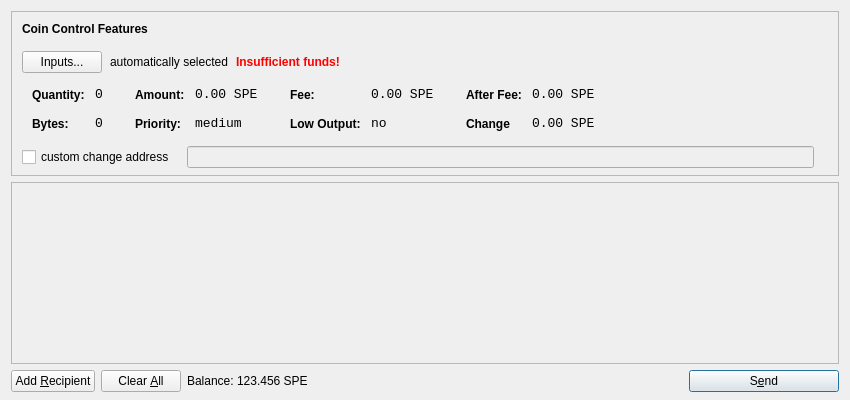
<?xml version="1.0" encoding="UTF-8"?>
<ui version="4.0">
 <class>SendCoinsDialog</class>
 <widget class="QDialog" name="SendCoinsDialog">
  <property name="geometry">
   <rect>
    <x>0</x>
    <y>0</y>
    <width>850</width>
    <height>400</height>
   </rect>
  </property>
  <property name="windowTitle">
   <string>Send Coins</string>
  </property>
  <layout class="QVBoxLayout" name="verticalLayout" stretch="0,1,0">
   <property name="bottomMargin">
    <number>8</number>
   </property>
   <item>
    <widget class="QFrame" name="frameCoinControl">
     <property name="sizePolicy">
      <sizepolicy hsizetype="Expanding" vsizetype="Expanding">
       <horstretch>0</horstretch>
       <verstretch>0</verstretch>
      </sizepolicy>
     </property>
     <property name="maximumSize">
      <size>
       <width>16777215</width>
       <height>16777215</height>
      </size>
     </property>
     <property name="frameShape">
      <enum>QFrame::StyledPanel</enum>
     </property>
     <property name="frameShadow">
      <enum>QFrame::Sunken</enum>
     </property>
     <layout class="QVBoxLayout" name="verticalLayoutCoinControl2">
      <property name="spacing">
       <number>-1</number>
      </property>
      <property name="leftMargin">
       <number>0</number>
      </property>
      <property name="topMargin">
       <number>0</number>
      </property>
      <property name="rightMargin">
       <number>0</number>
      </property>
      <property name="bottomMargin">
       <number>6</number>
      </property>
      <item>
       <layout class="QVBoxLayout" name="verticalLayoutCoinControl" stretch="0,0,0,0,1">
        <property name="spacing">
         <number>0</number>
        </property>
        <property name="leftMargin">
         <number>10</number>
        </property>
        <property name="topMargin">
         <number>10</number>
        </property>
        <item>
         <layout class="QHBoxLayout" name="horizontalLayoutCoinControl1">
          <property name="bottomMargin">
           <number>15</number>
          </property>
          <item>
           <widget class="QLabel" name="labelCoinControlFeatures">
            <property name="sizePolicy">
             <sizepolicy hsizetype="Preferred" vsizetype="Maximum">
              <horstretch>0</horstretch>
              <verstretch>0</verstretch>
             </sizepolicy>
            </property>
            <property name="font">
             <font>
              <weight>75</weight>
              <bold>true</bold>
             </font>
            </property>
            <property name="styleSheet">
             <string notr="true">font-weight:bold;</string>
            </property>
            <property name="text">
             <string>Coin Control Features</string>
            </property>
           </widget>
          </item>
         </layout>
        </item>
        <item>
         <layout class="QHBoxLayout" name="horizontalLayoutCoinControl2" stretch="0,0,0,0">
          <property name="spacing">
           <number>8</number>
          </property>
          <property name="bottomMargin">
           <number>10</number>
          </property>
          <item>
           <widget class="QPushButton" name="pushButtonCoinControl">
            <property name="styleSheet">
             <string notr="true"/>
            </property>
            <property name="text">
             <string>Inputs...</string>
            </property>
           </widget>
          </item>
          <item>
           <widget class="QLabel" name="labelCoinControlAutomaticallySelected">
            <property name="text">
             <string>automatically selected</string>
            </property>
            <property name="margin">
             <number>5</number>
            </property>
           </widget>
          </item>
          <item>
           <widget class="QLabel" name="labelCoinControlInsuffFunds">
            <property name="font">
             <font>
              <weight>75</weight>
              <bold>true</bold>
             </font>
            </property>
            <property name="styleSheet">
             <string notr="true">color:red;font-weight:bold;</string>
            </property>
            <property name="text">
             <string>Insufficient funds!</string>
            </property>
            <property name="margin">
             <number>5</number>
            </property>
           </widget>
          </item>
          <item>
           <spacer name="horizontalSpacerCoinControl">
            <property name="orientation">
             <enum>Qt::Horizontal</enum>
            </property>
            <property name="sizeHint" stdset="0">
             <size>
              <width>40</width>
              <height>1</height>
             </size>
            </property>
           </spacer>
          </item>
         </layout>
        </item>
        <item>
         <widget class="QWidget" name="widgetCoinControl" native="true">
          <property name="sizePolicy">
           <sizepolicy hsizetype="Preferred" vsizetype="Preferred">
            <horstretch>0</horstretch>
            <verstretch>0</verstretch>
           </sizepolicy>
          </property>
          <property name="minimumSize">
           <size>
            <width>0</width>
            <height>0</height>
           </size>
          </property>
          <property name="styleSheet">
           <string notr="true"/>
          </property>
          <layout class="QHBoxLayout" name="horizontalLayoutCoinControl5">
           <property name="margin">
            <number>0</number>
           </property>
           <item>
            <layout class="QHBoxLayout" name="horizontalLayoutCoinControl3" stretch="0,0,0,1">
             <property name="spacing">
              <number>20</number>
             </property>
             <property name="topMargin">
              <number>0</number>
             </property>
             <property name="bottomMargin">
              <number>10</number>
             </property>
             <item>
              <layout class="QFormLayout" name="formLayoutCoinControl1">
               <property name="horizontalSpacing">
                <number>10</number>
               </property>
               <property name="verticalSpacing">
                <number>14</number>
               </property>
               <property name="leftMargin">
                <number>10</number>
               </property>
               <property name="topMargin">
                <number>4</number>
               </property>
               <property name="rightMargin">
                <number>6</number>
               </property>
               <item row="0" column="0">
                <widget class="QLabel" name="labelCoinControlQuantityText">
                 <property name="styleSheet">
                  <string notr="true">font-weight:bold;</string>
                 </property>
                 <property name="text">
                  <string>Quantity:</string>
                 </property>
                 <property name="margin">
                  <number>0</number>
                 </property>
                </widget>
               </item>
               <item row="0" column="1">
                <widget class="QLabel" name="labelCoinControlQuantity">
                 <property name="font">
                  <font>
                   <family>Monospace</family>
                   <pointsize>10</pointsize>
                  </font>
                 </property>
                 <property name="cursor">
                  <cursorShape>IBeamCursor</cursorShape>
                 </property>
                 <property name="contextMenuPolicy">
                  <enum>Qt::ActionsContextMenu</enum>
                 </property>
                 <property name="text">
                  <string>0</string>
                 </property>
                 <property name="margin">
                  <number>0</number>
                 </property>
                 <property name="textInteractionFlags">
                  <set>Qt::LinksAccessibleByMouse|Qt::TextSelectableByKeyboard|Qt::TextSelectableByMouse</set>
                 </property>
                </widget>
               </item>
               <item row="1" column="0">
                <widget class="QLabel" name="labelCoinControlBytesText">
                 <property name="styleSheet">
                  <string notr="true">font-weight:bold;</string>
                 </property>
                 <property name="text">
                  <string>Bytes:</string>
                 </property>
                </widget>
               </item>
               <item row="1" column="1">
                <widget class="QLabel" name="labelCoinControlBytes">
                 <property name="font">
                  <font>
                   <family>Monospace</family>
                   <pointsize>10</pointsize>
                  </font>
                 </property>
                 <property name="cursor">
                  <cursorShape>IBeamCursor</cursorShape>
                 </property>
                 <property name="contextMenuPolicy">
                  <enum>Qt::ActionsContextMenu</enum>
                 </property>
                 <property name="text">
                  <string>0</string>
                 </property>
                 <property name="textInteractionFlags">
                  <set>Qt::LinksAccessibleByMouse|Qt::TextSelectableByKeyboard|Qt::TextSelectableByMouse</set>
                 </property>
                </widget>
               </item>
              </layout>
             </item>
             <item>
              <layout class="QFormLayout" name="formLayoutCoinControl2">
               <property name="horizontalSpacing">
                <number>10</number>
               </property>
               <property name="verticalSpacing">
                <number>14</number>
               </property>
               <property name="leftMargin">
                <number>6</number>
               </property>
               <property name="topMargin">
                <number>4</number>
               </property>
               <property name="rightMargin">
                <number>6</number>
               </property>
               <item row="0" column="0">
                <widget class="QLabel" name="labelCoinControlAmountText">
                 <property name="styleSheet">
                  <string notr="true">font-weight:bold;</string>
                 </property>
                 <property name="text">
                  <string>Amount:</string>
                 </property>
                 <property name="margin">
                  <number>0</number>
                 </property>
                </widget>
               </item>
               <item row="0" column="1">
                <widget class="QLabel" name="labelCoinControlAmount">
                 <property name="font">
                  <font>
                   <family>Monospace</family>
                   <pointsize>10</pointsize>
                  </font>
                 </property>
                 <property name="cursor">
                  <cursorShape>IBeamCursor</cursorShape>
                 </property>
                 <property name="contextMenuPolicy">
                  <enum>Qt::ActionsContextMenu</enum>
                 </property>
                 <property name="text">
                  <string>0.00 SPE</string>
                 </property>
                 <property name="textInteractionFlags">
                  <set>Qt::LinksAccessibleByMouse|Qt::TextSelectableByKeyboard|Qt::TextSelectableByMouse</set>
                 </property>
                </widget>
               </item>
               <item row="1" column="0">
                <widget class="QLabel" name="labelCoinControlPriorityText">
                 <property name="styleSheet">
                  <string notr="true">font-weight:bold;</string>
                 </property>
                 <property name="text">
                  <string>Priority:</string>
                 </property>
                </widget>
               </item>
               <item row="1" column="1">
                <widget class="QLabel" name="labelCoinControlPriority">
                 <property name="font">
                  <font>
                   <family>Monospace</family>
                   <pointsize>10</pointsize>
                  </font>
                 </property>
                 <property name="cursor">
                  <cursorShape>IBeamCursor</cursorShape>
                 </property>
                 <property name="contextMenuPolicy">
                  <enum>Qt::ActionsContextMenu</enum>
                 </property>
                 <property name="text">
                  <string>medium</string>
                 </property>
                 <property name="textInteractionFlags">
                  <set>Qt::LinksAccessibleByMouse|Qt::TextSelectableByKeyboard|Qt::TextSelectableByMouse</set>
                 </property>
                </widget>
               </item>
              </layout>
             </item>
             <item>
              <layout class="QFormLayout" name="formLayoutCoinControl3">
               <property name="horizontalSpacing">
                <number>10</number>
               </property>
               <property name="verticalSpacing">
                <number>14</number>
               </property>
               <property name="leftMargin">
                <number>6</number>
               </property>
               <property name="topMargin">
                <number>4</number>
               </property>
               <property name="rightMargin">
                <number>6</number>
               </property>
               <item row="0" column="0">
                <widget class="QLabel" name="labelCoinControlFeeText">
                 <property name="styleSheet">
                  <string notr="true">font-weight:bold;</string>
                 </property>
                 <property name="text">
                  <string>Fee:</string>
                 </property>
                 <property name="margin">
                  <number>0</number>
                 </property>
                </widget>
               </item>
               <item row="0" column="1">
                <widget class="QLabel" name="labelCoinControlFee">
                 <property name="font">
                  <font>
                   <family>Monospace</family>
                   <pointsize>10</pointsize>
                  </font>
                 </property>
                 <property name="cursor">
                  <cursorShape>IBeamCursor</cursorShape>
                 </property>
                 <property name="contextMenuPolicy">
                  <enum>Qt::ActionsContextMenu</enum>
                 </property>
                 <property name="text">
                  <string>0.00 SPE</string>
                 </property>
                 <property name="textInteractionFlags">
                  <set>Qt::LinksAccessibleByMouse|Qt::TextSelectableByKeyboard|Qt::TextSelectableByMouse</set>
                 </property>
                </widget>
               </item>
               <item row="1" column="0">
                <widget class="QLabel" name="labelCoinControlLowOutputText">
                 <property name="styleSheet">
                  <string notr="true">font-weight:bold;</string>
                 </property>
                 <property name="text">
                  <string>Low Output:</string>
                 </property>
                </widget>
               </item>
               <item row="1" column="1">
                <widget class="QLabel" name="labelCoinControlLowOutput">
                 <property name="font">
                  <font>
                   <family>Monospace</family>
                   <pointsize>10</pointsize>
                  </font>
                 </property>
                 <property name="cursor">
                  <cursorShape>IBeamCursor</cursorShape>
                 </property>
                 <property name="contextMenuPolicy">
                  <enum>Qt::ActionsContextMenu</enum>
                 </property>
                 <property name="text">
                  <string>no</string>
                 </property>
                 <property name="textInteractionFlags">
                  <set>Qt::LinksAccessibleByMouse|Qt::TextSelectableByKeyboard|Qt::TextSelectableByMouse</set>
                 </property>
                </widget>
               </item>
              </layout>
             </item>
             <item>
              <layout class="QFormLayout" name="formLayoutCoinControl4">
               <property name="horizontalSpacing">
                <number>10</number>
               </property>
               <property name="verticalSpacing">
                <number>14</number>
               </property>
               <property name="leftMargin">
                <number>6</number>
               </property>
               <property name="topMargin">
                <number>4</number>
               </property>
               <property name="rightMargin">
                <number>6</number>
               </property>
               <item row="0" column="0">
                <widget class="QLabel" name="labelCoinControlAfterFeeText">
                 <property name="styleSheet">
                  <string notr="true">font-weight:bold;</string>
                 </property>
                 <property name="text">
                  <string>After Fee:</string>
                 </property>
                 <property name="margin">
                  <number>0</number>
                 </property>
                </widget>
               </item>
               <item row="0" column="1">
                <widget class="QLabel" name="labelCoinControlAfterFee">
                 <property name="font">
                  <font>
                   <family>Monospace</family>
                   <pointsize>10</pointsize>
                  </font>
                 </property>
                 <property name="cursor">
                  <cursorShape>IBeamCursor</cursorShape>
                 </property>
                 <property name="contextMenuPolicy">
                  <enum>Qt::ActionsContextMenu</enum>
                 </property>
                 <property name="text">
                  <string>0.00 SPE</string>
                 </property>
                 <property name="textInteractionFlags">
                  <set>Qt::LinksAccessibleByMouse|Qt::TextSelectableByKeyboard|Qt::TextSelectableByMouse</set>
                 </property>
                </widget>
               </item>
               <item row="1" column="0">
                <widget class="QLabel" name="labelCoinControlChangeText">
                 <property name="styleSheet">
                  <string notr="true">font-weight:bold;</string>
                 </property>
                 <property name="text">
                  <string>Change</string>
                 </property>
                </widget>
               </item>
               <item row="1" column="1">
                <widget class="QLabel" name="labelCoinControlChange">
                 <property name="font">
                  <font>
                   <family>Monospace</family>
                   <pointsize>10</pointsize>
                  </font>
                 </property>
                 <property name="cursor">
                  <cursorShape>IBeamCursor</cursorShape>
                 </property>
                 <property name="contextMenuPolicy">
                  <enum>Qt::ActionsContextMenu</enum>
                 </property>
                 <property name="text">
                  <string>0.00 SPE</string>
                 </property>
                 <property name="textInteractionFlags">
                  <set>Qt::LinksAccessibleByMouse|Qt::TextSelectableByKeyboard|Qt::TextSelectableByMouse</set>
                 </property>
                </widget>
               </item>
              </layout>
             </item>
            </layout>
           </item>
          </layout>
         </widget>
        </item>
        <item>
         <layout class="QHBoxLayout" name="horizontalLayoutCoinControl4" stretch="0,0,0">
          <property name="spacing">
           <number>12</number>
          </property>
          <property name="sizeConstraint">
           <enum>QLayout::SetDefaultConstraint</enum>
          </property>
          <property name="topMargin">
           <number>5</number>
          </property>
          <property name="rightMargin">
           <number>5</number>
          </property>
          <item>
           <widget class="QCheckBox" name="checkBoxCoinControlChange">
            <property name="text">
             <string>custom change address</string>
            </property>
           </widget>
          </item>
          <item>
           <widget class="QLineEdit" name="lineEditCoinControlChange">
            <property name="enabled">
             <bool>false</bool>
            </property>
            <property name="sizePolicy">
             <sizepolicy hsizetype="Expanding" vsizetype="Fixed">
              <horstretch>0</horstretch>
              <verstretch>0</verstretch>
             </sizepolicy>
            </property>
           </widget>
          </item>
          <item>
           <widget class="QLabel" name="labelCoinControlChangeLabel">
            <property name="sizePolicy">
             <sizepolicy hsizetype="Preferred" vsizetype="Expanding">
              <horstretch>0</horstretch>
              <verstretch>0</verstretch>
             </sizepolicy>
            </property>
            <property name="minimumSize">
             <size>
              <width>0</width>
              <height>0</height>
             </size>
            </property>
            <property name="text">
             <string/>
            </property>
            <property name="margin">
             <number>3</number>
            </property>
           </widget>
          </item>
         </layout>
        </item>
        <item>
         <spacer name="verticalSpacerCoinControl">
          <property name="orientation">
           <enum>Qt::Vertical</enum>
          </property>
          <property name="sizeHint" stdset="0">
           <size>
            <width>800</width>
            <height>1</height>
           </size>
          </property>
         </spacer>
        </item>
       </layout>
      </item>
     </layout>
    </widget>
   </item>
   <item>
    <widget class="QScrollArea" name="scrollArea">
     <property name="widgetResizable">
      <bool>true</bool>
     </property>
     <widget class="QWidget" name="scrollAreaWidgetContents">
      <property name="geometry">
       <rect>
        <x>0</x>
        <y>0</y>
        <width>830</width>
        <height>165</height>
       </rect>
      </property>
      <layout class="QVBoxLayout" name="verticalLayout_2">
       <property name="margin">
        <number>0</number>
       </property>
       <item>
        <layout class="QVBoxLayout" name="entries">
         <property name="spacing">
          <number>6</number>
         </property>
        </layout>
       </item>
       <item>
        <spacer name="verticalSpacer">
         <property name="orientation">
          <enum>Qt::Vertical</enum>
         </property>
         <property name="sizeHint" stdset="0">
          <size>
           <width>20</width>
           <height>40</height>
          </size>
         </property>
        </spacer>
       </item>
      </layout>
     </widget>
    </widget>
   </item>
   <item>
    <layout class="QHBoxLayout" name="horizontalLayout">
     <item>
      <widget class="QPushButton" name="addButton">
       <property name="toolTip">
        <string>Send to multiple recipients at once</string>
       </property>
       <property name="text">
        <string>Add &amp;Recipient</string>
       </property>
       <property name="icon">
        <iconset resource="../bitcoin.qrc">
         <normaloff>:/icons/add</normaloff>:/icons/add</iconset>
       </property>
       <property name="autoDefault">
        <bool>false</bool>
       </property>
      </widget>
     </item>
     <item>
      <widget class="QPushButton" name="clearButton">
       <property name="sizePolicy">
        <sizepolicy hsizetype="Minimum" vsizetype="Fixed">
         <horstretch>0</horstretch>
         <verstretch>0</verstretch>
        </sizepolicy>
       </property>
       <property name="toolTip">
        <string>Remove all transaction fields</string>
       </property>
       <property name="text">
        <string>Clear &amp;All</string>
       </property>
       <property name="icon">
        <iconset resource="../bitcoin.qrc">
         <normaloff>:/icons/remove</normaloff>:/icons/remove</iconset>
       </property>
       <property name="autoRepeatDelay">
        <number>300</number>
       </property>
       <property name="autoDefault">
        <bool>false</bool>
       </property>
      </widget>
     </item>
     <item>
      <layout class="QHBoxLayout" name="horizontalLayout_2">
       <property name="spacing">
        <number>3</number>
       </property>
       <item>
        <widget class="QLabel" name="label">
         <property name="sizePolicy">
          <sizepolicy hsizetype="Preferred" vsizetype="Fixed">
           <horstretch>0</horstretch>
           <verstretch>0</verstretch>
          </sizepolicy>
         </property>
         <property name="text">
          <string>Balance:</string>
         </property>
        </widget>
       </item>
       <item>
        <widget class="QLabel" name="labelBalance">
         <property name="sizePolicy">
          <sizepolicy hsizetype="Preferred" vsizetype="Fixed">
           <horstretch>0</horstretch>
           <verstretch>0</verstretch>
          </sizepolicy>
         </property>
         <property name="cursor">
          <cursorShape>IBeamCursor</cursorShape>
         </property>
         <property name="text">
          <string>123.456 SPE</string>
         </property>
         <property name="textInteractionFlags">
          <set>Qt::LinksAccessibleByMouse|Qt::TextSelectableByKeyboard|Qt::TextSelectableByMouse</set>
         </property>
        </widget>
       </item>
      </layout>
     </item>
     <item>
      <spacer name="horizontalSpacer">
       <property name="orientation">
        <enum>Qt::Horizontal</enum>
       </property>
       <property name="sizeHint" stdset="0">
        <size>
         <width>40</width>
         <height>20</height>
        </size>
       </property>
      </spacer>
     </item>
     <item>
      <widget class="QPushButton" name="sendButton">
       <property name="minimumSize">
        <size>
         <width>150</width>
         <height>0</height>
        </size>
       </property>
       <property name="toolTip">
        <string>Confirm the send action</string>
       </property>
       <property name="text">
        <string>S&amp;end</string>
       </property>
       <property name="icon">
        <iconset resource="../bitcoin.qrc">
         <normaloff>:/icons/send</normaloff>:/icons/send</iconset>
       </property>
       <property name="default">
        <bool>true</bool>
       </property>
      </widget>
     </item>
    </layout>
   </item>
  </layout>
 </widget>
 <resources>
  <include location="../bitcoin.qrc"/>
 </resources>
 <connections/>
</ui>
